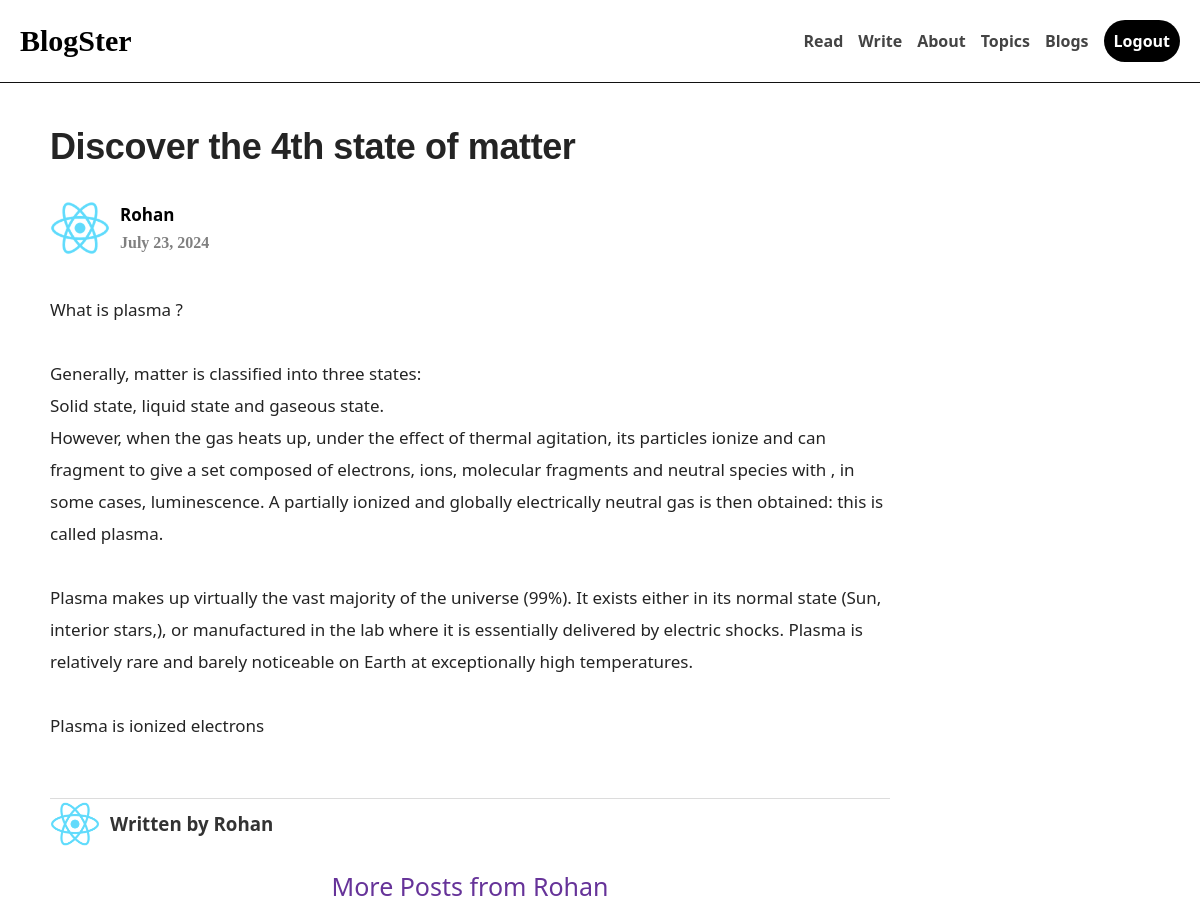
The page /blog/read/Discover the 4th state of matter/2 (signed in) on the database its author committed.
### blog/models.py (models this page shows, shortened)
class BlogModel(models.Model):
    TOPICS = [
        ("PR","Programming"),
        ("TC","Technology"),
        ("AT","Art"),
        ("DO","DevOps"),
        ("LT","Literature"),
        ("SC","Science")
    ]
    title = models.CharField(max_length=500)
    content = models.TextField()
    author = models.ForeignKey(User, on_delete=models.CASCADE)
    createdAt = models.DateField(auto_now_add= True)
    topics = models.CharField(max_length=2,choices = TOPICS)
    claps = models.IntegerField(default=0)

### blog/views.py (the view)
# urls.py: path('read/<str:title>/<int:id>', views.singleBlog, name="singleBlog"),
@login_required
def singleBlog(request, title, id):
    try:
        blogContent = BlogModel.objects.get(id=id)
        return render(request, 'blog/singleBlog.html', {'blogContent': blogContent})
    except:
        return render(request, 'fallback.html', {"message": "Blog does not exist"})

### blog/templates/blog/singleBlog.html (shortened to what this page needs)
{% extends 'layout.html' %}
{% load static %}
{% block content %}
<div class="single_blog_container">
    <h2 class="single_blog_container_heading">{{ blogContent.title }}</h2>
    <div class="author_info_single_blog">
        <img src="{% static 'images/logo.png' %}" alt="user" height="60" width="60">
        <div style="display: flex; flex-direction: column; gap: 8px;">
            <div class="up_section">
                <h3>{{ blogContent.author }}</h3>
            </div>
            <div class="down_section">
                <p>{{ blogContent.createdAt }}</p>
            </div>
        </div>
    </div>
    <div class="actual_blog">
        <textarea class="blog_content" readonly>{{ blogContent.content }}</textarea>
    </div>
    <div class="footer">
        <div class="author_info_single_blog">
            <img src="{% static 'images/logo.png' %}" alt="User" width="50" height="50">
            <span class="author_info">
                <h3>Written by {{ blogContent.author }}</h3>
            </span>
        </div>
    </div>
    <div class="more_posts">
        <a href="{% url 'yourBlogs' blogContent.author.id %}">More Posts from {{ blogContent.author }}</a>
    </div>
</div>
{% endblock %}

### static/css/main.css (style rules this page uses)
* { box-sizing: border-box; padding: 0; margin: 0; }
body { height: 100vh; width: 100vw; background-color: #fff; overflow-x: hidden; }

### static/css/single.css (style rules this page uses)
.single_blog_container { display: flex; flex-direction: column; width: 50%; margin: 0px 200px; }
.single_blog_container_heading { letter-spacing: -0.011em; margin-bottom: 30px; margin-top: 1.19em; font-size: 36px; font-weight: 700; color: #242424; font-family: Arial, Helvetica, sans-serif; }
.author_info_single_blog { display: flex; align-items: center; gap: 10px; }
.up_section, .down_section { display: flex; align-items: center; gap: 10px; }
.up_section h3 { font-size: 17px; font-family: 'Segoe UI', Tahoma, Geneva, Verdana, sans-serif; }
.up_section p, .down_section p { font-weight: bold; color: gray; }
.actual_blog { margin-top: 20px; }
.blog_content { font-size: 20px; color: #242424; font-weight: 400; font-family: 'Segoe UI', Tahoma, Geneva, Verdana, sans-serif; letter-spacing: -0.001em; line-height: 32px; margin-top: 0.94em; margin-bottom: -0.46em; resize: none; width: 100%; height: 60vh; border: none; outline: none; margin-bottom: 20px; }
.footer { display: flex; align-items: center; border-top: 1px solid gainsboro; justify-content: space-between; }
.author_info { font-family: 'Segoe UI', Tahoma, Geneva, Verdana, sans-serif; color: #333; }
.more_posts { padding-top: 20px; padding-bottom: 20px; text-align: center; }
.more_posts a { font-size: 25px; font-family: 'Segoe UI', Tahoma, Geneva, Verdana, sans-serif; color: #444; text-align: center; text-decoration: none; color: rebeccapurple; }
@media screen and (max-width: 1330px) { .single_blog_container { margin: 0px 50px; width: 70%; } }
@media screen and (max-width: 1330px) { .blog_content { font-size: 17px; } }

### rows shown on the page
BlogModel: title "Discover the 4th state of matter", author "Rohan", createdAt "July 23, 2024", content "What is plasma ? Generally, matter is classified into three states: Solid state, liquid state and gaseous state. However, when the gas heats up, under the effect of thermal agitation, its particles ionize and can fragment to give a set composed of electrons, ions, molecular fragments and neutral species with , in some cases, luminescence. A partially ionized and globally electrically neutral gas is then obtained: this is called plasma. Plasma makes up virtually the vast majority of the universe (99%). It exists either in its normal state (Sun, interior stars,), or manufactured in the lab where it is essentially delivered by electric shocks. Plasma is relatively rare and barely noticeable on…"
